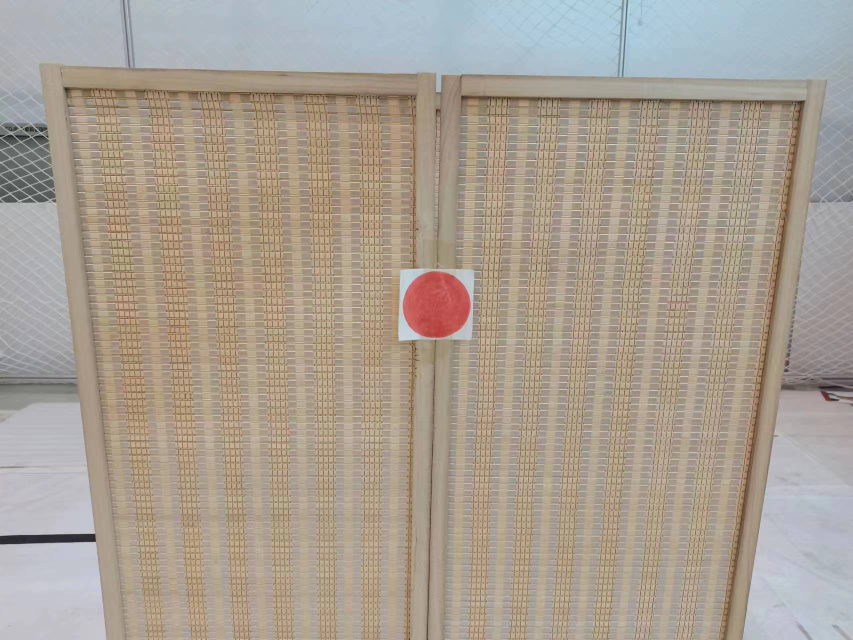
#> input picture task3_4/5.jpg, 1706 x 1280 px, found by its file name (shown at 1/2 size)
$ python task3_4.py
#> lines starting #> are read from the running program, lines starting #| are printed output that depends on the picture; after the words box and inside, x2 and y2 are one past the last pixel; in counts of white or black regions, pixels touching at a corner belong together
import cv2
import numpy as np


# Step1. RGB转换为HSV
img = cv2.imread('C:/Users/Alvin Ang/Desktop/zhinengwurenji/task3_4/5.jpg')
#> img is the input picture: shape (1280, 1706, 3); mean B, G, R 146.7, 158.8, 169.2
img = cv2.resize(img,(480,360))
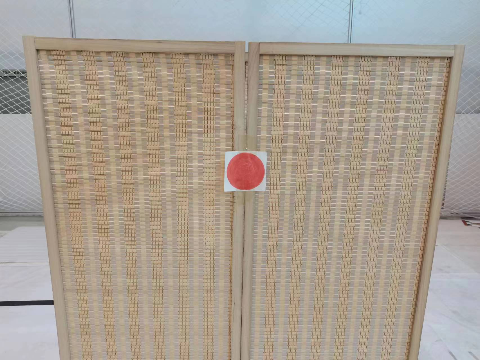
#> img: shape (360, 480, 3); mean B, G, R 146.6, 158.7, 169.1
hue_image = cv2.cvtColor(img, cv2.COLOR_BGR2HSV)
#> hue_image: shape (360, 480, 3); mean H, S, V 39.5, 46.4, 173.3

# Step2. 用颜色分割图像（red）
low_range = np.array([0, 100, 100])
high_range = np.array([10, 255, 255])
th = cv2.inRange(hue_image, low_range, high_range)
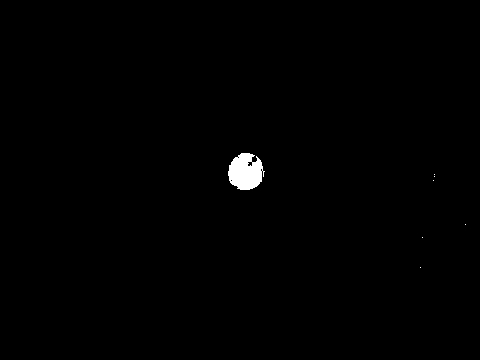
#> th: shape (360, 480); 0.58% white; 7 white regions (6 under 20 px), largest, box (x1, y1, x2, y2) and area: (228, 153, 265, 190) 990

# Step3. 膨胀图像
dilated = cv2.dilate(th, cv2.getStructuringElement(cv2.MORPH_ELLIPSE, (4, 4)), iterations=2)
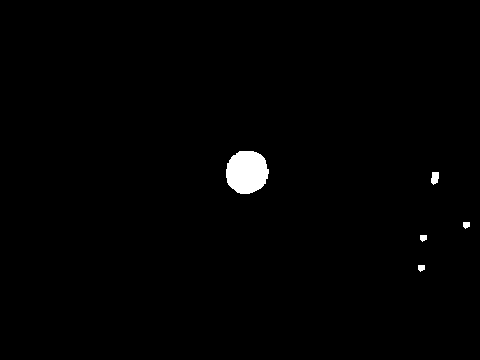
#> dilated: shape (360, 480); 0.97% white; 5 white regions, box (x1, y1, x2, y2) and area: (226, 151, 269, 194) 1468, (431, 172, 439, 185) 83, (463, 222, 470, 229) 40, (420, 235, 427, 242) 40, (418, 265, 425, 272) 40

# Step4. 霍夫圆
circles = cv2.HoughCircles(dilated, cv2.HOUGH_GRADIENT, 1, 100, param1=18, param2=6, minRadius=10, maxRadius=100)
#> circles = [[247.5, 171.5, 22.1], [433.5, 256.5, 19.6]]
circles = np.uint16(np.around(circles))
#> circles = [[248, 172, 22], [434, 256, 20]]
# Step5. 绘制圆形
if circles is not None:
    x, y, radius = circles [0][0]
#> x = 248; y = 172; radius = 22
    center = (x, y)
#> center = (248, 172)
    cv2.circle(img, center, radius, (0, 255, 0), 2)
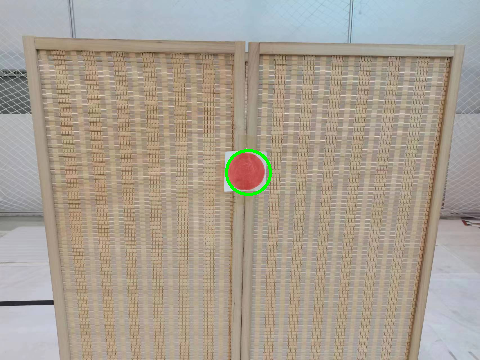
#> img: shape (360, 480, 3); 0.25% of pixels changed, all inside (x1, y1, x2, y2) = (225, 149, 272, 196)
    cv2.circle(img, (x,y), 2, (0, 255, 0), 3)     # 画圆心
#> img: shape (360, 480, 3); 0.02% of pixels changed, all inside (x1, y1, x2, y2) = (244, 168, 253, 177)
print("圆心坐标",center)
#| 圆心坐标 (248, 172)
print('半径',radius)
#| 半径 22
cv2.imshow('result', img)
cv2.waitKey(0)
cv2.destroyAllWindows()
